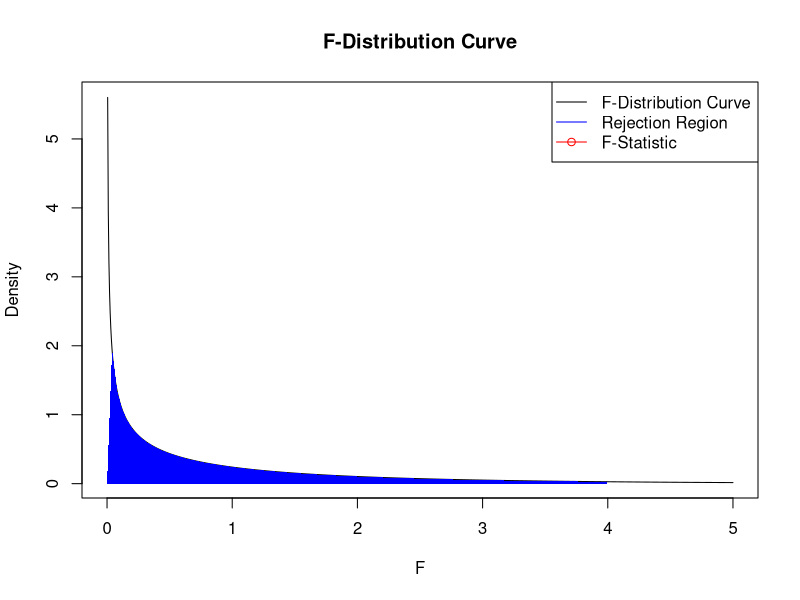

Reproduce this figure in R.
## ---- chunk 1

library(MASS)
data(UScereal)
head(UScereal)
## ---- chunk 2
# Fitting a linear regression model
model <- lm(calories ~ fibre, data = UScereal)

# Calculating the total sum of squares
TSS <- sum((UScereal$calories - mean(UScereal$calories))^2)

# Calculating the residual sum of squares
RSS <- sum(residuals(model)^2)

# Calculating the explained sum of squares
ESS <- TSS - RSS

# Calculate the degrees of freedom for the model and residuals
n <- nrow(UScereal)
p <- length(model$coefficients) - 1
df_model <- p
df_residuals <- n - p - 1

# Calculate the mean squares for the model and residuals
MS_model <- ESS / df_model
MS_residuals <- RSS / df_residuals

# Calculate the F-statistic and its corresponding p-value
F_statistic <- MS_model / MS_residuals
p_value <- pf(F_statistic, df_model, df_residuals, lower.tail = FALSE)

# Create the ANOVA table
ANOVA_table <- data.frame(
  Source = c("Model", "Residuals", "Total"),
  DF = c(df_model, df_residuals, n - 1),
  Sum_of_Squares = c(ESS, RSS, TSS),
  Mean_Square = c(MS_model, MS_residuals, NA),
  F_statistic = c(F_statistic, NA, NA),
  p_value = c(p_value, NA, NA)
)

# Print the ANOVA table
print(ANOVA_table)
## ---- chunk 3
# cross verifying using built-in anova function
anova(model)
## ---- chunk 4
attach(UScereal)
y= calories
x= fibre

model <- lm(y ~ x)

# compute T^2
n <- length(x)
SSR <- sum((predict(model) - mean(y))^2)
SSE <- sum(resid(model)^2)
MRSS = SSE/(n-2)

beta_1_hat = coef(model)[2]
T2 <-  ( beta_1_hat^2 * sum((x-mean(x))^2) )/ MRSS

# compute F-statistic
MSR <- SSR / 1
MSE <- SSE / (n - 2)
F <- MSR / MSE

# print results
print(paste("T^2 =", T2))

print(paste("F statistic =", F))
## ---- chunk 5

# extract the F-statistic and degrees of freedom from the ANOVA table
F_statistic <- summary(model)$fstatistic[1]
df1 <- summary(model)$fstatistic[2]
df2 <- summary(model)$fstatistic[3]

# create a sequence of x-values for the F-distribution curve
x <- seq(0, 5, length = 1000)

# calculate the y-values for the F-distribution curve
y <- df(x, df1, df2)

# plot the F-distribution curve
plot(x, y, type = "l", xlab = "F", ylab = "Density", main = "F-Distribution Curve")

# find the critical value for alpha = 0.05
critical_value <- qf(0.95, df1, df2)

# shade the rejection region below the critical value
polygon(c(0, seq(0, critical_value, length = 100), critical_value, 0),
        c(0, dchisq(seq(0, critical_value, length = 100), df1), 0, 0),
        col = "blue", border = NA)

# add a vertical line at the F-statistic value
abline(v = F_statistic, col = "red")

# add a legend to the plot
legend("topright", legend = c("F-Distribution Curve", "Rejection Region", "F-Statistic"),
       col = c("black", "blue", "red"), lty = c(1, 1, 1), pch = c(NA, NA, 1))
